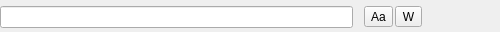
<?xml version="1.0" encoding="UTF-8"?>
<ui version="4.0">
 <class>TextEditSearchBar</class>
 <widget class="QWidget" name="TextEditSearchBar">
  <property name="geometry">
   <rect>
    <x>0</x>
    <y>0</y>
    <width>500</width>
    <height>32</height>
   </rect>
  </property>
  <layout class="QHBoxLayout" name="horizontalLayout">
   <property name="spacing">
    <number>2</number>
   </property>
   <property name="leftMargin">
    <number>0</number>
   </property>
   <property name="topMargin">
    <number>2</number>
   </property>
   <property name="rightMargin">
    <number>0</number>
   </property>
   <property name="bottomMargin">
    <number>0</number>
   </property>
   <item>
    <widget class="QLineEdit" name="searchEdit">
     <property name="accessibleName">
      <string>Find in notes</string>
     </property>
     <property name="clearButtonEnabled">
      <bool>true</bool>
     </property>
    </widget>
   </item>
   <item>
    <widget class="QLabel" name="matchCountLabel">
     <property name="text">
      <string/>
     </property>
    </widget>
   </item>
   <item>
    <widget class="QToolButton" name="caseSensitiveButton">
     <property name="toolTip">
      <string>Case sensitive</string>
     </property>
     <property name="accessibleName">
      <string>Case sensitive</string>
     </property>
     <property name="text">
      <string notr="true">Aa</string>
     </property>
     <property name="checkable">
      <bool>true</bool>
     </property>
    </widget>
   </item>
   <item>
    <widget class="QToolButton" name="wholeWordsButton">
     <property name="toolTip">
      <string>Whole words only</string>
     </property>
     <property name="accessibleName">
      <string>Whole words only</string>
     </property>
     <property name="text">
      <string notr="true">W</string>
     </property>
     <property name="checkable">
      <bool>true</bool>
     </property>
    </widget>
   </item>
   <item>
    <widget class="QToolButton" name="previousButton">
     <property name="toolTip">
      <string>Previous match (Shift+Enter)</string>
     </property>
     <property name="accessibleName">
      <string>Previous match</string>
     </property>
     <property name="autoRaise">
      <bool>true</bool>
     </property>
    </widget>
   </item>
   <item>
    <widget class="QToolButton" name="nextButton">
     <property name="toolTip">
      <string>Next match (Enter)</string>
     </property>
     <property name="accessibleName">
      <string>Next match</string>
     </property>
     <property name="autoRaise">
      <bool>true</bool>
     </property>
    </widget>
   </item>
   <item>
    <widget class="QToolButton" name="closeButton">
     <property name="toolTip">
      <string>Close search (Esc)</string>
     </property>
     <property name="accessibleName">
      <string>Close search</string>
     </property>
     <property name="autoRaise">
      <bool>true</bool>
     </property>
    </widget>
   </item>
  </layout>
 </widget>
 <resources/>
 <connections/>
</ui>
